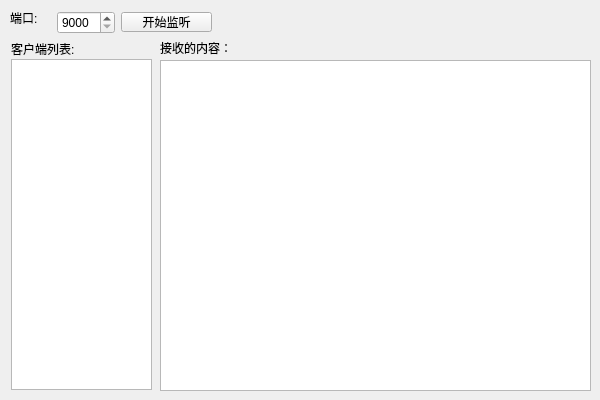
<?xml version="1.0" encoding="UTF-8"?>
<ui version="4.0">
 <class>WbServerWidget</class>
 <widget class="QWidget" name="WbServerWidget">
  <property name="geometry">
   <rect>
    <x>0</x>
    <y>0</y>
    <width>600</width>
    <height>400</height>
   </rect>
  </property>
  <property name="sizePolicy">
   <sizepolicy hsizetype="Expanding" vsizetype="Expanding">
    <horstretch>0</horstretch>
    <verstretch>0</verstretch>
   </sizepolicy>
  </property>
  <property name="windowTitle">
   <string>Form</string>
  </property>
  <widget class="QListWidget" name="clientListWidget">
   <property name="enabled">
    <bool>true</bool>
   </property>
   <property name="geometry">
    <rect>
     <x>11</x>
     <y>59</y>
     <width>141</width>
     <height>331</height>
    </rect>
   </property>
  </widget>
  <widget class="QTextBrowser" name="textBrowser">
   <property name="geometry">
    <rect>
     <x>160</x>
     <y>60</y>
     <width>431</width>
     <height>331</height>
    </rect>
   </property>
  </widget>
  <widget class="QSpinBox" name="portSpinBox">
   <property name="geometry">
    <rect>
     <x>57</x>
     <y>11</y>
     <width>58</width>
     <height>23</height>
    </rect>
   </property>
   <property name="minimum">
    <number>9000</number>
   </property>
   <property name="maximum">
    <number>10000</number>
   </property>
  </widget>
  <widget class="QPushButton" name="startListenBtn">
   <property name="geometry">
    <rect>
     <x>121</x>
     <y>12</y>
     <width>91</width>
     <height>20</height>
    </rect>
   </property>
   <property name="sizePolicy">
    <sizepolicy hsizetype="Preferred" vsizetype="Preferred">
     <horstretch>0</horstretch>
     <verstretch>0</verstretch>
    </sizepolicy>
   </property>
   <property name="text">
    <string>开始监听</string>
   </property>
  </widget>
  <widget class="QLabel" name="label_2">
   <property name="geometry">
    <rect>
     <x>11</x>
     <y>41</y>
     <width>81</width>
     <height>16</height>
    </rect>
   </property>
   <property name="text">
    <string>客户端列表:</string>
   </property>
  </widget>
  <widget class="QLabel" name="label_3">
   <property name="geometry">
    <rect>
     <x>160</x>
     <y>40</y>
     <width>81</width>
     <height>16</height>
    </rect>
   </property>
   <property name="text">
    <string>接收的内容：</string>
   </property>
  </widget>
  <widget class="QLabel" name="label">
   <property name="geometry">
    <rect>
     <x>10</x>
     <y>10</y>
     <width>31</width>
     <height>16</height>
    </rect>
   </property>
   <property name="text">
    <string>端口:</string>
   </property>
  </widget>
 </widget>
 <resources/>
 <connections/>
</ui>
